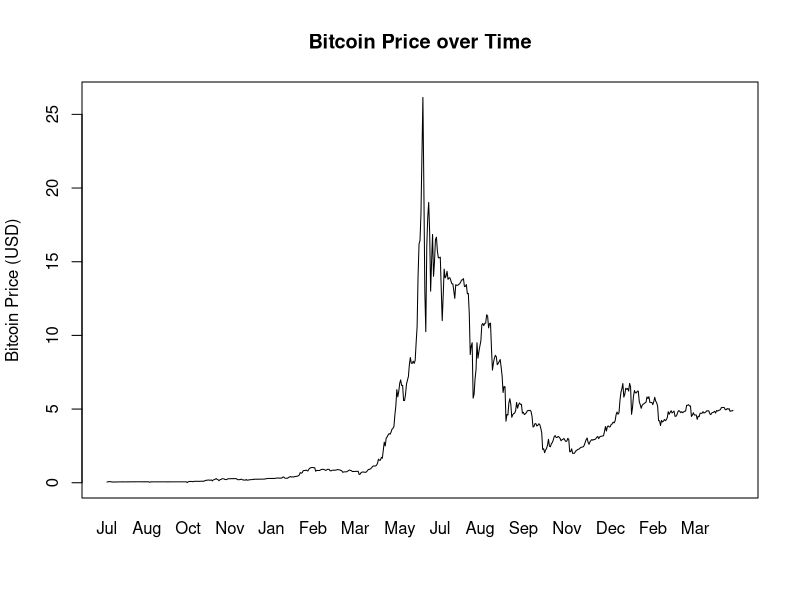

Reproduce this figure in R.
u <- read.table("data/price.dat")
pdf("images/bitcoin_v_time.pdf",width=8,height=4,paper="special")
plot(u$V5, type="l",xaxt="n",xlab="",ylab="Bitcoin Price (USD)", main="Bitcoin Price over Time")
axis(1, at=seq(1,length(u$V5)), tick=0, labels=strftime(format(u$V1,format="%Y-%m-%d"),"%b"))
dev.off()
